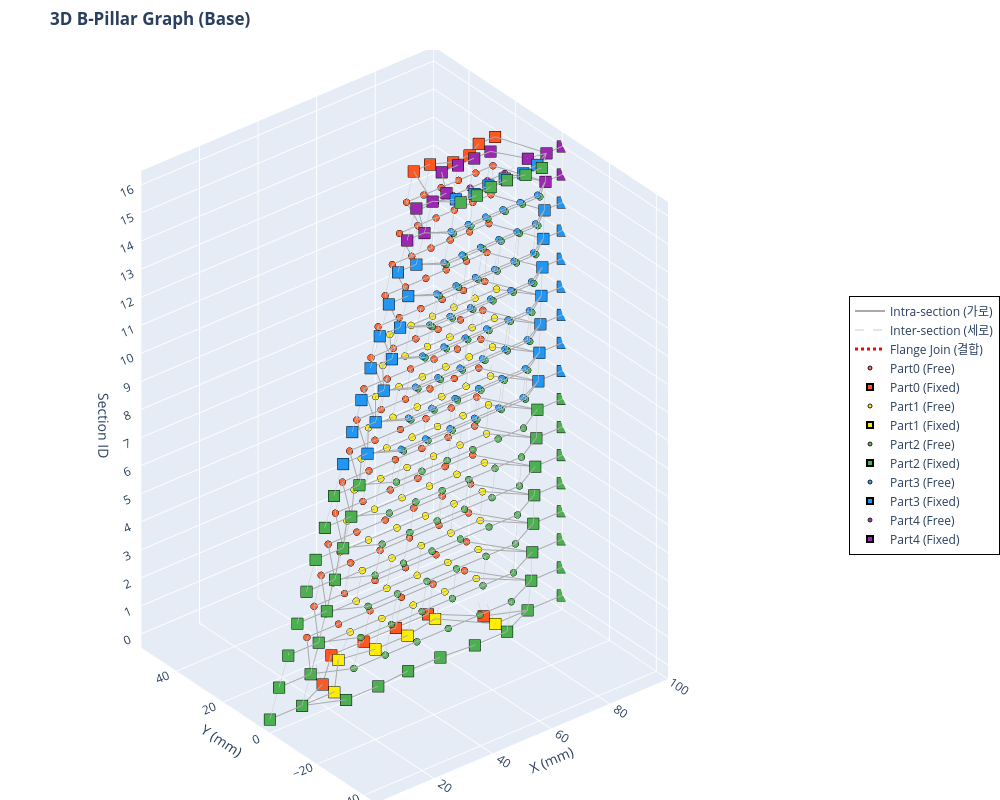

This figure's notebook cell:
### Code cell
import plotly.graph_objects as go
import numpy as np

def visualize_bpillar_plotly(x_tensor, edge_index_tensor, edge_attr_tensor, num_sections):
    # 텐서를 Numpy 배열로 변환
    x_np = x_tensor.cpu().numpy()
    ei_np = edge_index_tensor.cpu().numpy()
    ea_np = edge_attr_tensor.cpu().numpy()

    # 파트별 색상 맵 (Plotly용 Hex 컬러)
    color_map = {0: '#FF5722', 1: '#FFEE00', 2: '#4CAF50', 3: '#2196F3', 4: '#9C27B0'}
    part_names = {0: 'Part0', 1: 'Part1', 2: 'Part2', 3: 'Part3', 4: 'Part4'}

    fig = go.Figure()

    # ---------------------------------------------------------
    # 1. 엣지(Edge) 그리기 (None-interleaving 기법 적용)
    # ---------------------------------------------------------
    def add_edges(edge_type_val, color, width, dash_style, name):
        mask = (ea_np[:, 3] == edge_type_val)
        edges = ei_np[:, mask]
        
        # 선을 한 번에 그리기 위해 [x1, x2, None, x3, x4, None...] 형태로 리스트 구성
        x_lines, y_lines, z_lines = [], [], []
        for i in range(edges.shape[1]):
            u, v = edges[0, i], edges[1, i]
            x_lines.extend([x_np[u, 0], x_np[v, 0], None])
            y_lines.extend([x_np[u, 1], x_np[v, 1], None])
            z_lines.extend([x_np[u, 5], x_np[v, 5], None])
            
        if x_lines:  # 엣지가 존재할 경우만 trace 추가
            fig.add_trace(go.Scatter3d(
                x=x_lines, y=y_lines, z=z_lines,
                mode='lines',
                line=dict(color=color, width=width, dash=dash_style),
                hoverinfo='none',  # 엣지에는 마우스 오버 끄기 (노드에만 집중)
                name=name,
                showlegend=True
            ))

    # 엣지 타입별 추가
    add_edges(edge_type_val=0.0, color='#AAAAAA', width=2, dash_style='solid', name='Intra-section (가로)')
    add_edges(edge_type_val=1.0, color='#CCCCCC', width=1, dash_style='dash',  name='Inter-section (세로)')
    add_edges(edge_type_val=2.0, color='#FF0000', width=3, dash_style='dot',   name='Flange Join (결합)')

    # ---------------------------------------------------------
    # 2. 노드(Node) 그리기 (Part 및 Fixed/Free 상태별 분리)
    # ---------------------------------------------------------
    for part_id, color in color_map.items():
        is_fixed = (x_np[:, 2] > 0) | (x_np[:, 3] > 0)
        
        mask_free = (x_np[:, 4] == part_id) & ~is_fixed
        mask_fixed = (x_np[:, 4] == part_id) & is_fixed
        
        p_name = part_names.get(part_id, f'Part {part_id}')
        
        # Free 노드 (원형)
        if mask_free.any():
            fig.add_trace(go.Scatter3d(
                x=x_np[mask_free, 0], y=x_np[mask_free, 1], z=x_np[mask_free, 5],
                mode='markers',
                name=f'{p_name} (Free)',
                marker=dict(size=4, color=color, symbol='circle',
                            line=dict(color='black', width=1), opacity=0.9),
                hovertemplate=f'<b>{p_name}</b><br>X: %{{x:.2f}}<br>Y: %{{y:.2f}}<br>Section(Z): %{{z}}<extra></extra>'
            ))
            
        # Fixed 노드 (크고 네모난 마커)
        if mask_fixed.any():
            fig.add_trace(go.Scatter3d(
                x=x_np[mask_fixed, 0], y=x_np[mask_fixed, 1], z=x_np[mask_fixed, 5],
                mode='markers',
                name=f'{p_name} (Fixed)',
                marker=dict(size=6, color=color, symbol='square',
                            line=dict(color='black', width=2), opacity=1.0),
                hovertemplate=f'<b>{p_name} [FIXED]</b><br>X: %{{x:.2f}}<br>Y: %{{y:.2f}}<br>Section(Z): %{{z}}<extra></extra>'
            ))

    # ---------------------------------------------------------
    # 3. X-Y 축 범위 계산 (비율 맞추기)
    # ---------------------------------------------------------
    global_xmin, global_xmax = np.min(x_np[:, 0]), np.max(x_np[:, 0])
    global_ymin, global_ymax = np.min(x_np[:, 1]), np.max(x_np[:, 1])
    
    # X, Y 범위를 동일하게 맞추기
    x_range = global_xmax - global_xmin
    y_range = global_ymax - global_ymin
    max_range = max(x_range, y_range)
    
    x_center = (global_xmin + global_xmax) / 2
    y_center = (global_ymin + global_ymax) / 2
    
    x_axis_range = [x_center - max_range / 2, x_center + max_range / 2]
    y_axis_range = [y_center - max_range / 2, y_center + max_range / 2]

    # ---------------------------------------------------------
    # 4. 레이아웃(Layout) 및 카메라 설정
    # ---------------------------------------------------------
    fig.update_layout(
        title="<b>3D B-Pillar Graph (Base)</b>",
        scene=dict(
            xaxis_title='X (mm)',
            yaxis_title='Y (mm)',
            zaxis_title='Section ID',
            xaxis=dict(range=x_axis_range),
            yaxis=dict(range=y_axis_range),
            zaxis=dict(tickmode='linear', tick0=0, dtick=1), # Z축 눈금을 1단위로 표시
            aspectmode='manual',
            aspectratio=dict(x=1, y=1, z=1.5),  # Z축(높이) 비율을 약간 길게 설정
            camera=dict(
                eye=dict(x=-0.8, y=-1.0, z=0.8),  # 초기 카메라 앵글
                projection=dict(type='orthographic')  # 원근 왜곡 제거 (평행 투영)
                ),
        ),
        width=1000,
        height=800,
        legend=dict(
            x=1.05, y=0.5,
            bgcolor='rgba(255, 255, 255, 0.8)',
            bordercolor='Black',
            borderwidth=1
        ),
        margin=dict(l=0, r=0, b=0, t=50) # 여백 최소화
    )
    

    fig.show()

# 함수 실행 (앞서 생성하신 x, edge_index, edge_attr 텐서를 그대로 넣으시면 됩니다)
visualize_bpillar_plotly(x, edge_index, edge_attr, num_sections)

print("📌 마우스 조작 방법:")
print("   • 마우스 좌클릭 드래그: 3D 회전")
print("   • 마우스 우클릭 드래그: 이동 (Pan)")
print("   • 마우스 휠: 확대/축소") 
print("   • 점 위에 마우스 올리기: 좌표 및 파트 상세 정보 표시")
print("   • 우측 범례(Legend) 클릭: 해당 파트/엣지 표시 또는 숨김")

### Figure 1 — Plotly figure (JSON) as saved in the notebook; plotly's stock layout.template omitted (floating-point values rounded to 4 significant figures; data arrays with more than 128 entries replaced by an {"elided": "..."} marker saying what was removed)
{"data": [{"hoverinfo": "none", "line": {"color": "#AAAAAA", "dash": "solid", "width": 2}, "mode": "lines", "name": "Intra-section (가로)", "showlegend": true, "type": "scatter3d", "x": {"elided": "3078 float values"}, "y": {"elided": "3078 int values"}, "z": {"elided": "3078 int values"}}, {"hoverinfo": "none", "line": {"color": "#CCCCCC", "dash": "dash", "width": 1}, "mode": "lines", "name": "Inter-section (세로)", "showlegend": true, "type": "scatter3d", "x": {"elided": "3120 float values"}, "y": {"elided": "3120 int values"}, "z": {"elided": "3120 int values"}}, {"hoverinfo": "none", "line": {"color": "#FF0000", "dash": "dot", "width": 3}, "mode": "lines", "name": "Flange Join (결합)", "showlegend": true, "type": "scatter3d", "x": {"elided": "828 float values"}, "y": {"elided": "828 int values"}, "z": {"elided": "828 int values"}}, {"hovertemplate": "<b>Part0</b><br>X: %{x:.2f}<br>Y: %{y:.2f}<br>Section(Z): %{z}<extra></extra>", "marker": {"color": "#FF5722", "line": {"color": "black", "width": 1}, "opacity": 0.9, "size": 4, "symbol": "circle"}, "mode": "markers", "name": "Part0 (Free)", "type": "scatter3d", "x": [24.65, 35.42, 46.18, 56.94, 67.71, 78.47, 27.08, 37.5, 47.92, 58.33, 68.75, 79.17, 29.51, 39.58, 49.65, 59.72, 69.79, 79.86, 31.94, 41.67, 51.39, 61.11, 70.83, 80.56, 34.38, 43.75, 53.12, 62.5, 71.88, 81.25, 36.81, 45.83, 54.86, 63.89, 72.92, 81.94, 39.24, 47.92, 56.6, 65.28, 73.96, 82.64, 41.67, 50.0, 58.33, 66.67, 75.0, 83.33, 44.1, 52.08, 60.07, 68.06, 76.04, 84.03, 46.53, 54.17, 61.81, 69.44, 77.08, 84.72, 48.96, 56.25, 63.54, 70.83, 78.12, 85.42, 51.39, 58.33, 65.28, 72.22, 79.17, 86.11, 53.82, 60.42, 67.01, 73.61, 80.21, 86.81, 56.25, 62.5, 68.75, 75.0, 81.25, 87.5, 58.68, 64.58, 70.49, 76.39, 82.29, 88.19], "y": [15.0, 15.0, 15.0, 15.0, 15.0, 15.0, 15.0, 15.0, 15.0, 15.0, 15.0, 15.0, 15.0, 15.0, 15.0, 15.0, 15.0, 15.0, 15.0, 15.0, 15.0, 15.0, 15.0, 15.0, 15.0, 15.0, 15.0, 15.0, 15.0, 15.0, 15.0, 15.0, 15.0, 15.0, 15.0, 15.0, 15.0, 15.0, 15.0, 15.0, 15.0, 15.0, 15.0, 15.0, 15.0, 15.0, 15.0, 15.0, 15.0, 15.0, 15.0, 15.0, 15.0, 15.0, 15.0, 15.0, 15.0, 15.0, 15.0, 15.0, 15.0, 15.0, 15.0, 15.0, 15.0, 15.0, 15.0, 15.0, 15.0, 15.0, 15.0, 15.0, 15.0, 15.0, 15.0, 15.0, 15.0, 15.0, 15.0, 15.0, 15.0, 15.0, 15.0, 15.0, 15.0, 15.0, 15.0, 15.0, 15.0, 15.0], "z": [1.0, 1.0, 1.0, 1.0, 1.0, 1.0, 2.0, 2.0, 2.0, 2.0, 2.0, 2.0, 3.0, 3.0, 3.0, 3.0, 3.0, 3.0, 4.0, 4.0, 4.0, 4.0, 4.0, 4.0, 5.0, 5.0, 5.0, 5.0, 5.0, 5.0, 6.0, 6.0, 6.0, 6.0, 6.0, 6.0, 7.0, 7.0, 7.0, 7.0, 7.0, 7.0, 8.0, 8.0, 8.0, 8.0, 8.0, 8.0, 9.0, 9.0, 9.0, 9.0, 9.0, 9.0, 10.0, 10.0, 10.0, 10.0, 10.0, 10.0, 11.0, 11.0, 11.0, 11.0, 11.0, 11.0, 12.0, 12.0, 12.0, 12.0, 12.0, 12.0, 13.0, 13.0, 13.0, 13.0, 13.0, 13.0, 14.0, 14.0, 14.0, 14.0, 14.0, 14.0, 15.0, 15.0, 15.0, 15.0, 15.0, 15.0]}, {"hovertemplate": "<b>Part0 [FIXED]</b><br>X: %{x:.2f}<br>Y: %{y:.2f}<br>Section(Z): %{z}<extra></extra>", "marker": {"color": "#FF5722", "line": {"color": "black", "width": 2}, "opacity": 1, "size": 6, "symbol": "square"}, "mode": "markers", "name": "Part0 (Fixed)", "type": "scatter3d", "x": [0.0, 11.0, 22.0, 33.0, 44.0, 55.0, 66.0, 77.0, 88.0, 100.0, 3.125, 13.89, 89.24, 100.0, 6.25, 16.67, 89.58, 100.0, 9.375, 19.44, 89.93, 100.0, 12.5, 22.22, 90.28, 100.0, 15.62, 25.0, 90.62, 100.0, 18.75, 27.78, 90.97, 100.0, 21.88, 30.56, 91.32, 100.0, 25.0, 33.33, 91.67, 100.0, 28.12, 36.11, 92.01, 100.0, 31.25, 38.89, 92.36, 100.0, 34.38, 41.67, 92.71, 100.0, 37.5, 44.44, 93.06, 100.0, 40.62, 47.22, 93.4, 100.0, 43.75, 50.0, 93.75, 100.0, 46.88, 52.78, 94.1, 100.0, 50.0, 55.56, 61.11, 66.67, 72.22, 77.78, 83.33, 88.89, 94.44, 100.0], "y": [0.0, 0.0, 5.0, 15.0, 15.0, 15.0, 15.0, 5.0, 0.0, 0.0, 0.0, 0.0, 0.0, 0.0, 0.0, 0.0, 0.0, 0.0, 0.0, 0.0, 0.0, 0.0, 0.0, 0.0, 0.0, 0.0, 0.0, 0.0, 0.0, 0.0, 0.0, 0.0, 0.0, 0.0, 0.0, 0.0, 0.0, 0.0, 0.0, 0.0, 0.0, 0.0, 0.0, 0.0, 0.0, 0.0, 0.0, 0.0, 0.0, 0.0, 0.0, 0.0, 0.0, 0.0, 0.0, 0.0, 0.0, 0.0, 0.0, 0.0, 0.0, 0.0, 0.0, 0.0, 0.0, 0.0, 0.0, 0.0, 0.0, 0.0, 0.0, 0.0, 15.0, 15.0, 12.0, 12.0, 15.0, 15.0, 0.0, 0.0], "z": [0.0, 0.0, 0.0, 0.0, 0.0, 0.0, 0.0, 0.0, 0.0, 0.0, 1.0, 1.0, 1.0, 1.0, 2.0, 2.0, 2.0, 2.0, 3.0, 3.0, 3.0, 3.0, 4.0, 4.0, 4.0, 4.0, 5.0, 5.0, 5.0, 5.0, 6.0, 6.0, 6.0, 6.0, 7.0, 7.0, 7.0, 7.0, 8.0, 8.0, 8.0, 8.0, 9.0, 9.0, 9.0, 9.0, 10.0, 10.0, 10.0, 10.0, 11.0, 11.0, 11.0, 11.0, 12.0, 12.0, 12.0, 12.0, 13.0, 13.0, 13.0, 13.0, 14.0, 14.0, 14.0, 14.0, 15.0, 15.0, 15.0, 15.0, 16.0, 16.0, 16.0, 16.0, 16.0, 16.0, 16.0, 16.0, 16.0, 16.0]}, {"hovertemplate": "<b>Part1</b><br>X: %{x:.2f}<br>Y: %{y:.2f}<br>Section(Z): %{z}<extra></extra>", "marker": {"color": "#FFEE00", "line": {"color": "black", "width": 1}, "opacity": 0.9, "size": 4, "symbol": "circle"}, "mode": "markers", "name": "Part1 (Free)", "type": "scatter3d", "x": [24.65, 35.42, 46.18, 56.94, 67.71, 78.47, 27.08, 37.5, 47.92, 58.33, 68.75, 79.17, 29.51, 39.58, 49.65, 59.72, 69.79, 79.86, 31.94, 41.67, 51.39, 61.11, 70.83, 80.56, 34.38, 43.75, 53.12, 62.5, 71.88, 81.25, 36.81, 45.83, 54.86, 63.89, 72.92, 81.94, 39.24, 47.92, 56.6, 65.28, 73.96, 82.64, 41.67, 50.0, 58.33, 66.67, 75.0, 83.33, 44.1, 52.08, 60.07, 68.06, 76.04, 84.03, 46.53, 54.17, 61.81, 69.44, 77.08, 84.72, 48.96, 56.25, 63.54, 70.83, 78.12, 85.42], "y": [10.0, 10.0, 10.0, 10.0, 10.0, 10.0, 10.0, 10.0, 10.0, 10.0, 10.0, 10.0, 10.0, 10.0, 10.0, 10.0, 10.0, 10.0, 10.0, 10.0, 10.0, 10.0, 10.0, 10.0, 10.0, 10.0, 10.0, 10.0, 10.0, 10.0, 10.0, 10.0, 10.0, 10.0, 10.0, 10.0, 10.0, 10.0, 10.0, 10.0, 10.0, 10.0, 10.0, 10.0, 10.0, 10.0, 10.0, 10.0, 10.0, 10.0, 10.0, 10.0, 10.0, 10.0, 10.0, 10.0, 10.0, 10.0, 10.0, 10.0, 10.0, 10.0, 10.0, 10.0, 10.0, 10.0], "z": [1.0, 1.0, 1.0, 1.0, 1.0, 1.0, 2.0, 2.0, 2.0, 2.0, 2.0, 2.0, 3.0, 3.0, 3.0, 3.0, 3.0, 3.0, 4.0, 4.0, 4.0, 4.0, 4.0, 4.0, 5.0, 5.0, 5.0, 5.0, 5.0, 5.0, 6.0, 6.0, 6.0, 6.0, 6.0, 6.0, 7.0, 7.0, 7.0, 7.0, 7.0, 7.0, 8.0, 8.0, 8.0, 8.0, 8.0, 8.0, 9.0, 9.0, 9.0, 9.0, 9.0, 9.0, 10.0, 10.0, 10.0, 10.0, 10.0, 10.0, 11.0, 11.0, 11.0, 11.0, 11.0, 11.0]}, {"hovertemplate": "<b>Part1 [FIXED]</b><br>X: %{x:.2f}<br>Y: %{y:.2f}<br>Section(Z): %{z}<extra></extra>", "marker": {"color": "#FFEE00", "line": {"color": "black", "width": 2}, "opacity": 1, "size": 6, "symbol": "square"}, "mode": "markers", "name": "Part1 (Fixed)", "type": "scatter3d", "x": [0.0, 11.0, 22.0, 33.0, 44.0, 55.0, 66.0, 77.0, 88.0, 100.0, 3.125, 13.89, 89.24, 100.0, 6.25, 16.67, 89.58, 100.0, 9.375, 19.44, 89.93, 100.0, 12.5, 22.22, 90.28, 100.0, 15.62, 25.0, 90.62, 100.0, 18.75, 27.78, 90.97, 100.0, 21.88, 30.56, 91.32, 100.0, 25.0, 33.33, 91.67, 100.0, 28.12, 36.11, 92.01, 100.0, 31.25, 38.89, 92.36, 100.0, 34.38, 41.67, 92.71, 100.0], "y": [0.0, 0.0, 0.0, 12.0, 10.0, 10.0, 12.0, 0.0, 0.0, 0.0, 0.0, 0.0, 0.0, 0.0, 0.0, 0.0, 0.0, 0.0, 0.0, 0.0, 0.0, 0.0, 0.0, 0.0, 0.0, 0.0, 0.0, 0.0, 0.0, 0.0, 0.0, 0.0, 0.0, 0.0, 0.0, 0.0, 0.0, 0.0, 0.0, 0.0, 0.0, 0.0, 0.0, 0.0, 0.0, 0.0, 0.0, 0.0, 0.0, 0.0, 0.0, 0.0, 0.0, 0.0], "z": [0.0, 0.0, 0.0, 0.0, 0.0, 0.0, 0.0, 0.0, 0.0, 0.0, 1.0, 1.0, 1.0, 1.0, 2.0, 2.0, 2.0, 2.0, 3.0, 3.0, 3.0, 3.0, 4.0, 4.0, 4.0, 4.0, 5.0, 5.0, 5.0, 5.0, 6.0, 6.0, 6.0, 6.0, 7.0, 7.0, 7.0, 7.0, 8.0, 8.0, 8.0, 8.0, 9.0, 9.0, 9.0, 9.0, 10.0, 10.0, 10.0, 10.0, 11.0, 11.0, 11.0, 11.0]}, {"hovertemplate": "<b>Part2</b><br>X: %{x:.2f}<br>Y: %{y:.2f}<br>Section(Z): %{z}<extra></extra>", "marker": {"color": "#4CAF50", "line": {"color": "black", "width": 1}, "opacity": 0.9, "size": 4, "symbol": "circle"}, "mode": "markers", "name": "Part2 (Free)", "type": "scatter3d", "x": [24.65, 35.42, 46.18, 56.94, 67.71, 78.47, 27.08, 37.5, 47.92, 58.33, 68.75, 79.17, 29.51, 39.58, 49.65, 59.72, 69.79, 79.86, 31.94, 41.67, 51.39, 61.11, 70.83, 80.56, 34.38, 43.75, 53.12, 62.5, 71.88, 81.25, 36.81, 45.83, 54.86, 63.89, 72.92, 81.94, 39.24, 47.92, 56.6, 65.28, 73.96, 82.64, 41.67, 50.0, 58.33, 66.67, 75.0, 83.33, 44.1, 52.08, 60.07, 68.06, 76.04, 84.03, 46.53, 54.17, 61.81, 69.44, 77.08, 84.72, 48.96, 56.25, 63.54, 70.83, 78.12, 85.42, 51.39, 58.33, 65.28, 72.22, 79.17, 86.11, 53.82, 60.42, 67.01, 73.61, 80.21, 86.81, 56.25, 62.5, 68.75, 75.0, 81.25, 87.5, 58.68, 64.58, 70.49, 76.39, 82.29, 88.19], "y": [-5.0, -5.0, -5.0, -5.0, -5.0, -5.0, -5.0, -5.0, -5.0, -5.0, -5.0, -5.0, -5.0, -5.0, -5.0, -5.0, -5.0, -5.0, -5.0, -5.0, -5.0, -5.0, -5.0, -5.0, -5.0, -5.0, -5.0, -5.0, -5.0, -5.0, -5.0, -5.0, -5.0, -5.0, -5.0, -5.0, -5.0, -5.0, -5.0, -5.0, -5.0, -5.0, -5.0, -5.0, -5.0, -5.0, -5.0, -5.0, -5.0, -5.0, -5.0, -5.0, -5.0, -5.0, -5.0, -5.0, -5.0, -5.0, -5.0, -5.0, -5.0, -5.0, -5.0, -5.0, -5.0, -5.0, -5.0, -5.0, -5.0, -5.0, -5.0, -5.0, -5.0, -5.0, -5.0, -5.0, -5.0, -5.0, -5.0, -5.0, -5.0, -5.0, -5.0, -5.0, -5.0, -5.0, -5.0, -5.0, -5.0, -5.0], "z": [1.0, 1.0, 1.0, 1.0, 1.0, 1.0, 2.0, 2.0, 2.0, 2.0, 2.0, 2.0, 3.0, 3.0, 3.0, 3.0, 3.0, 3.0, 4.0, 4.0, 4.0, 4.0, 4.0, 4.0, 5.0, 5.0, 5.0, 5.0, 5.0, 5.0, 6.0, 6.0, 6.0, 6.0, 6.0, 6.0, 7.0, 7.0, 7.0, 7.0, 7.0, 7.0, 8.0, 8.0, 8.0, 8.0, 8.0, 8.0, 9.0, 9.0, 9.0, 9.0, 9.0, 9.0, 10.0, 10.0, 10.0, 10.0, 10.0, 10.0, 11.0, 11.0, 11.0, 11.0, 11.0, 11.0, 12.0, 12.0, 12.0, 12.0, 12.0, 12.0, 13.0, 13.0, 13.0, 13.0, 13.0, 13.0, 14.0, 14.0, 14.0, 14.0, 14.0, 14.0, 15.0, 15.0, 15.0, 15.0, 15.0, 15.0]}, {"hovertemplate": "<b>Part2 [FIXED]</b><br>X: %{x:.2f}<br>Y: %{y:.2f}<br>Section(Z): %{z}<extra></extra>", "marker": {"color": "#4CAF50", "line": {"color": "black", "width": 2}, "opacity": 1, "size": 6, "symbol": "square"}, "mode": "markers", "name": "Part2 (Fixed)", "type": "scatter3d", "x": [0.0, 11.0, 22.0, 33.0, 44.0, 55.0, 66.0, 77.0, 88.0, 100.0, 3.125, 13.89, 89.24, 100.0, 6.25, 16.67, 89.58, 100.0, 9.375, 19.44, 89.93, 100.0, 12.5, 22.22, 90.28, 100.0, 15.62, 25.0, 90.62, 100.0, 18.75, 27.78, 90.97, 100.0, 21.88, 30.56, 91.32, 100.0, 25.0, 33.33, 91.67, 100.0, 28.12, 36.11, 92.01, 100.0, 31.25, 38.89, 92.36, 100.0, 34.38, 41.67, 92.71, 100.0, 37.5, 44.44, 93.06, 100.0, 40.62, 47.22, 93.4, 100.0, 43.75, 50.0, 93.75, 100.0, 46.88, 52.78, 94.1, 100.0, 50.0, 55.55, 61.11, 66.67, 72.22, 77.78, 83.33, 88.89, 94.44, 100.0], "y": [0.0, 0.0, -5.0, -5.0, -4.0, -4.0, -5.0, -5.0, 0.0, 0.0, 0.0, 0.0, 0.0, 0.0, 0.0, 0.0, 0.0, 0.0, 0.0, 0.0, 0.0, 0.0, 0.0, 0.0, 0.0, 0.0, 0.0, 0.0, 0.0, 0.0, 0.0, 0.0, 0.0, 0.0, 0.0, 0.0, 0.0, 0.0, 0.0, 0.0, 0.0, 0.0, 0.0, 0.0, 0.0, 0.0, 0.0, 0.0, 0.0, 0.0, 0.0, 0.0, 0.0, 0.0, 0.0, 0.0, 0.0, 0.0, 0.0, 0.0, 0.0, 0.0, 0.0, 0.0, 0.0, 0.0, 0.0, 0.0, 0.0, 0.0, 0.0, 0.0, -5.0, -5.0, -4.0, -4.0, -5.0, -5.0, 0.0, 0.0], "z": [0.0, 0.0, 0.0, 0.0, 0.0, 0.0, 0.0, 0.0, 0.0, 0.0, 1.0, 1.0, 1.0, 1.0, 2.0, 2.0, 2.0, 2.0, 3.0, 3.0, 3.0, 3.0, 4.0, 4.0, 4.0, 4.0, 5.0, 5.0, 5.0, 5.0, 6.0, 6.0, 6.0, 6.0, 7.0, 7.0, 7.0, 7.0, 8.0, 8.0, 8.0, 8.0, 9.0, 9.0, 9.0, 9.0, 10.0, 10.0, 10.0, 10.0, 11.0, 11.0, 11.0, 11.0, 12.0, 12.0, 12.0, 12.0, 13.0, 13.0, 13.0, 13.0, 14.0, 14.0, 14.0, 14.0, 15.0, 15.0, 15.0, 15.0, 16.0, 16.0, 16.0, 16.0, 16.0, 16.0, 16.0, 16.0, 16.0, 16.0]}, {"hovertemplate": "<b>Part3</b><br>X: %{x:.2f}<br>Y: %{y:.2f}<br>Section(Z): %{z}<extra></extra>", "marker": {"color": "#2196F3", "line": {"color": "black", "width": 1}, "opacity": 0.9, "size": 4, "symbol": "circle"}, "mode": "markers", "name": "Part3 (Free)", "type": "scatter3d", "x": [41.67, 50.0, 58.33, 66.67, 75.0, 83.33, 44.1, 52.08, 60.07, 68.06, 76.04, 84.03, 46.53, 54.17, 61.81, 69.44, 77.08, 84.72, 48.96, 56.25, 63.54, 70.83, 78.12, 85.42, 51.39, 58.33, 65.28, 72.22, 79.17, 86.11, 53.82, 60.42, 67.01, 73.61, 80.21, 86.81, 56.25, 62.5, 68.75, 75.0, 81.25, 87.5, 58.68, 64.58, 70.49, 76.39, 82.29, 88.19], "y": [-4.0, -4.0, -4.0, -4.0, -4.0, -4.0, -4.0, -4.0, -4.0, -4.0, -4.0, -4.0, -4.0, -4.0, -4.0, -4.0, -4.0, -4.0, -4.0, -4.0, -4.0, -4.0, -4.0, -4.0, -4.0, -4.0, -4.0, -4.0, -4.0, -4.0, -4.0, -4.0, -4.0, -4.0, -4.0, -4.0, -4.0, -4.0, -4.0, -4.0, -4.0, -4.0, -4.0, -4.0, -4.0, -4.0, -4.0, -4.0], "z": [8.0, 8.0, 8.0, 8.0, 8.0, 8.0, 9.0, 9.0, 9.0, 9.0, 9.0, 9.0, 10.0, 10.0, 10.0, 10.0, 10.0, 10.0, 11.0, 11.0, 11.0, 11.0, 11.0, 11.0, 12.0, 12.0, 12.0, 12.0, 12.0, 12.0, 13.0, 13.0, 13.0, 13.0, 13.0, 13.0, 14.0, 14.0, 14.0, 14.0, 14.0, 14.0, 15.0, 15.0, 15.0, 15.0, 15.0, 15.0]}, {"hovertemplate": "<b>Part3 [FIXED]</b><br>X: %{x:.2f}<br>Y: %{y:.2f}<br>Section(Z): %{z}<extra></extra>", "marker": {"color": "#2196F3", "line": {"color": "black", "width": 2}, "opacity": 1, "size": 6, "symbol": "square"}, "mode": "markers", "name": "Part3 (Fixed)", "type": "scatter3d", "x": [25.0, 33.33, 91.67, 100.0, 28.12, 36.11, 92.01, 100.0, 31.25, 38.89, 92.36, 100.0, 34.38, 41.67, 92.71, 100.0, 37.5, 44.44, 93.06, 100.0, 40.62, 47.22, 93.4, 100.0, 43.75, 50.0, 93.75, 100.0, 46.88, 52.78, 94.1, 100.0, 50.0, 55.55, 61.11, 66.67, 72.22, 77.78, 83.33, 88.89, 94.44, 100.0], "y": [0.0, 0.0, 0.0, 0.0, 0.0, 0.0, 0.0, 0.0, 0.0, 0.0, 0.0, 0.0, 0.0, 0.0, 0.0, 0.0, 0.0, 0.0, 0.0, 0.0, 0.0, 0.0, 0.0, 0.0, 0.0, 0.0, 0.0, 0.0, 0.0, 0.0, 0.0, 0.0, 0.0, 0.0, -3.0, -4.0, -3.0, -3.0, -4.0, -3.0, 0.0, 0.0], "z": [8.0, 8.0, 8.0, 8.0, 9.0, 9.0, 9.0, 9.0, 10.0, 10.0, 10.0, 10.0, 11.0, 11.0, 11.0, 11.0, 12.0, 12.0, 12.0, 12.0, 13.0, 13.0, 13.0, 13.0, 14.0, 14.0, 14.0, 14.0, 15.0, 15.0, 15.0, 15.0, 16.0, 16.0, 16.0, 16.0, 16.0, 16.0, 16.0, 16.0, 16.0, 16.0]}, {"hovertemplate": "<b>Part4</b><br>X: %{x:.2f}<br>Y: %{y:.2f}<br>Section(Z): %{z}<extra></extra>", "marker": {"color": "#9C27B0", "line": {"color": "black", "width": 1}, "opacity": 0.9, "size": 4, "symbol": "circle"}, "mode": "markers", "name": "Part4 (Free)", "type": "scatter3d", "x": [58.68, 64.58, 70.49, 76.39, 82.29, 88.19], "y": [10.0, 10.0, 10.0, 10.0, 10.0, 10.0], "z": [15.0, 15.0, 15.0, 15.0, 15.0, 15.0]}, {"hovertemplate": "<b>Part4 [FIXED]</b><br>X: %{x:.2f}<br>Y: %{y:.2f}<br>Section(Z): %{z}<extra></extra>", "marker": {"color": "#9C27B0", "line": {"color": "black", "width": 2}, "opacity": 1, "size": 6, "symbol": "square"}, "mode": "markers", "name": "Part4 (Fixed)", "type": "scatter3d", "x": [46.88, 52.78, 94.1, 100.0, 50.0, 55.55, 61.11, 66.67, 72.22, 77.78, 83.33, 88.89, 94.44, 100.0], "y": [0.0, 0.0, 0.0, 0.0, 0.0, 0.0, 1.0, 10.0, 10.0, 10.0, 10.0, 1.0, 0.0, 0.0], "z": [15.0, 15.0, 15.0, 15.0, 16.0, 16.0, 16.0, 16.0, 16.0, 16.0, 16.0, 16.0, 16.0, 16.0]}], "layout": {"height": 800, "legend": {"bgcolor": "rgba(255, 255, 255, 0.8)", "bordercolor": "Black", "borderwidth": 1, "x": 1.05, "y": 0.5}, "margin": {"b": 0, "l": 0, "r": 0, "t": 50}, "scene": {"aspectmode": "manual", "aspectratio": {"x": 1, "y": 1, "z": 1.5}, "camera": {"eye": {"x": -0.8, "y": -1, "z": 0.8}, "projection": {"type": "orthographic"}}, "xaxis": {"range": [0, 100], "title": {"text": "X (mm)"}}, "yaxis": {"range": [-45, 55], "title": {"text": "Y (mm)"}}, "zaxis": {"dtick": 1, "tick0": 0, "tickmode": "linear", "title": {"text": "Section ID"}}}, "title": {"text": "<b>3D B-Pillar Graph (Base)</b>"}, "width": 1000}}
